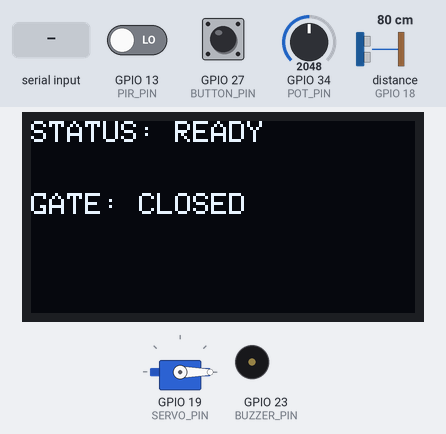
A sketch run on a simulated ESP32. On the bench: servo, 128×64 one-colour display, buzzer (waves = sounding, pin HIGH). Wiring (from diagram.json): ultrasonic range finder: trigger GPIO 5; echo GPIO 18. The test bench sets the inputs (shaded band); at power-on: GPIO 13 (PIR_PIN) LOW, GPIO 27 (BUTTON_PIN) HIGH, distance to the obstacle (sensor on GPIO 18) 80 cm, GPIO 34 (POT_PIN) = 2048. The echo pulse lasts 58.3 µs per cm; pins used as bus, display or sensor lines are not drawn; what the sketch prints to the serial monitor is not drawn.

Above: at 2.2 s.
2.3 s: GPIO 13 (PIR_PIN) driven HIGH
At 2.77 s:
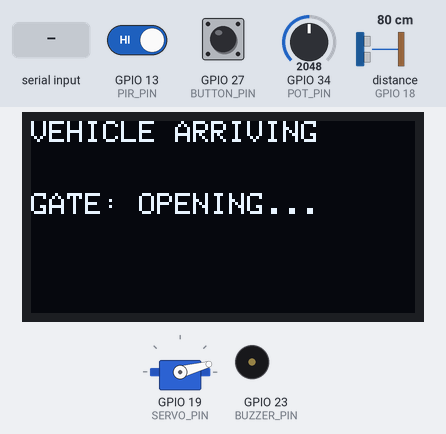
4.7 s: "OPEN\n" received over Serial
At 4.88 s:
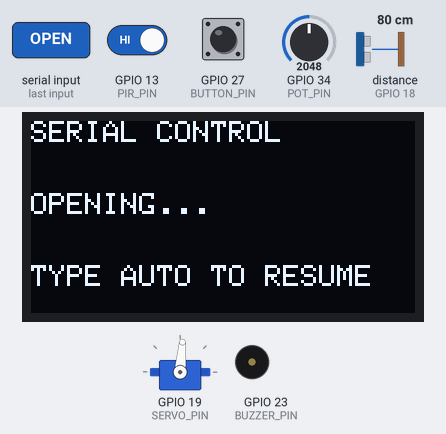
7.1 s: GPIO 27 (BUTTON_PIN) pulled LOW for 3.2 s
At 11.0 s:
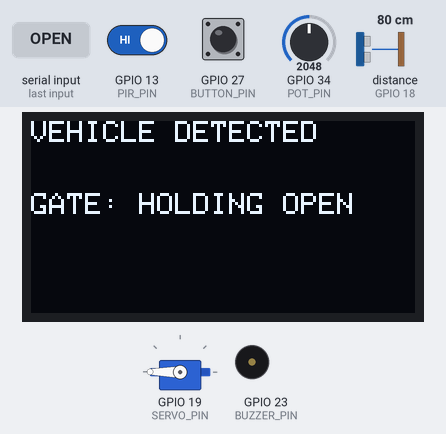
11.8 s: "CLOSE\n" received over Serial
At 11.99 s:
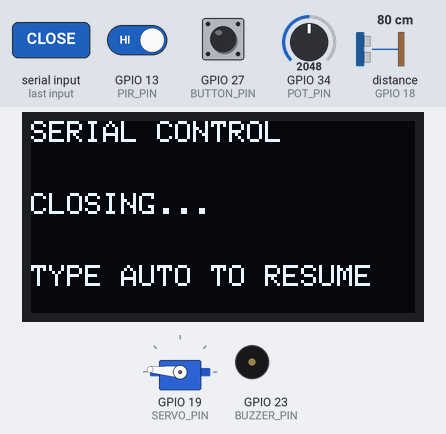
14.2 s: distance to the obstacle (sensor on GPIO 18) set to 22 cm
16.9 s: distance to the obstacle (sensor on GPIO 18) set to 19 cm
At 17.13 s:
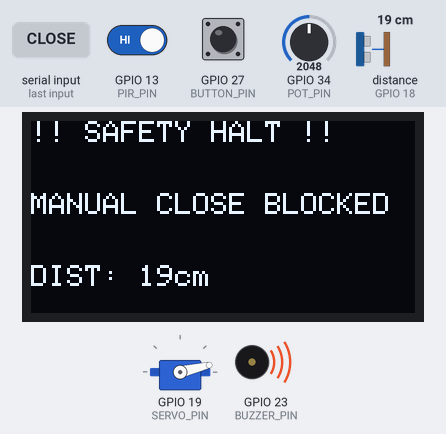
Timing chart, 0 to 23.7 s (numbered marks = the images above; inputs shaded):
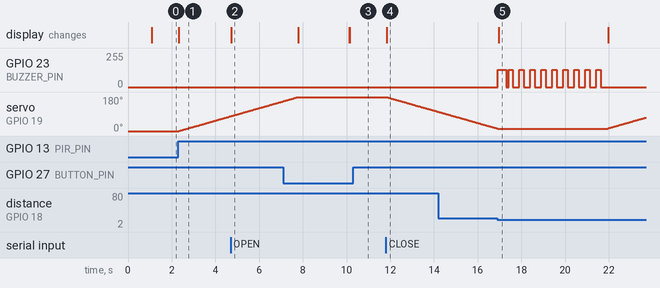

Measured:
- the behaviour switches between 21 and 20 cm on distance to the obstacle (sensor on GPIO 18) (found by bisection; images 4 and 5)
- after the input at 2.3 s, servo on GPIO 19 (SERVO_PIN): moves from 0° to 79° over 2.4 s, starting at once; the display: changes at once (image 1)
- after the input at 4.7 s, the display: changes at once (image 2)
- after the input at 11.8 s, servo on GPIO 19 (SERVO_PIN): moves from 180° to 102° over 2.3 s, starting at once; the display: changes at once (image 4)
- after the input at 16.9 s, GPIO 23 (BUZZER_PIN): goes 128/255 0.40 s, 0/255 0.10 s, 8 × (128/255 0.20 s, 0/255 0.30 s), 128/255 0.20 s, then 0/255, starting at once; the display: changes after 0.05 s (image 5)

The sketch:

sketch.ino
```cpp
/**
 * @file gate_controller.ino
 * @brief Scenario 1 - Secure Industrial Loading Gate (ESP32).
 * @details A simple, non-blocking state machine that controls a servo gate.
 *          Three mode groups are implemented:
 *            - Autonomous : open / close the gate based on the PIR sensor.
 *            - Manual     : an operator drives the gate by hand with a button.
 *            - Safety     : halt, retreat and lock out when an obstruction
 *                           is found while the gate is closing.
 *
 *          Design challenge (recovery routine) chosen for this build:
 *            First obstruction -> HALT -> retreat to open -> wait -> AUTO RETRY.
 *            Second obstruction -> HALT -> retreat -> LOCKOUT until a worker
 *            presses the reset button AND the lane is confirmed clear.
 *
 *          Module: COMP50069 - Hardware, Microcontrollers and Sensors
 */

#include <Wire.h>
#include <Adafruit_GFX.h>
#include <Adafruit_SSD1306.h>
#include <ESP32Servo.h>

/* ------------------------- Pin assignments ------------------------- */
#define PIR_PIN     13   // Motion sensor        (digital input)
#define TRIG_PIN    5    // Ultrasonic trigger   (digital output)
#define ECHO_PIN    18   // Ultrasonic echo      (digital input)
#define BUZZER_PIN  23   // Buzzer               (PWM output)
#define SERVO_PIN   19   // Gate servo           (PWM output)
#define POT_PIN     34   // Potentiometer        (analogue input / ADC)
#define BUTTON_PIN  27   // Reset / mode button  (digital input, pull-up)

/* ------------------------- OLED display --------------------------- */
#define SCREEN_WIDTH  128
#define SCREEN_HEIGHT 64
Adafruit_SSD1306 display(SCREEN_WIDTH, SCREEN_HEIGHT, &Wire, -1);

/* ------------------------- Actuators ------------------------------ */
Servo   gateServo;   // gate mechanism
ESP32PWM buzzerPWM;  // buzzer on its own PWM timer (kept away from the servo)

/* ------------------------- Constants ------------------------------ */
#define OPEN_ANGLE     180    // servo angle for a fully open gate
#define CLOSED_ANGLE   0      // servo angle for a fully closed gate
#define STEP_MS        30     // ms per 1-degree step (higher = slower sweep)
#define SENSE_MS       50     // how often the ultrasonic sensor is pinged
#define SAFE_DIST_CM   20     // stop closing if something is closer than this
#define HOLD_LONG_MS   3000   // button hold time to enter/exit manual mode
#define DEBOUNCE_MS    50     // ignore presses shorter than this
#define HALT_TIME_MS   5000   // how long to freeze + chirp before retreating
#define RETRY_WAIT_MS  5000   // wait before first automatic closing retry

/* ------------------------- System states -------------------------- */
enum GateState {
  IDLE_OPEN,      // gate open, waiting for the vehicle to leave
  CLOSING,        // gate moving to the closed position
  CLOSED,         // gate fully closed
  OPENING,        // gate moving to the open position
  SAFETY_HALT,    // obstruction found while closing -> frozen + chirping
  RETREATING,     // moving back to open after a halt
  RETRY_WAIT,     // first obstruction recovery delay before retry
  LOCKOUT,        // second obstruction recovery requires reset
  MANUAL_MODE     // operator controls the gate by hand
};
GateState state = CLOSED;   // gate boots secured (closed), opens on vehicle

/* ------------------------- Button events -------------------------- */
enum ButtonEvent { BTN_NONE, BTN_TAP, BTN_HOLD };

/* ------------------------- Live variables ------------------------- */
int   gateAngle    = CLOSED_ANGLE;   // current servo position (boots closed)
int   holdOpenMs   = 5000;           // hold-open delay, set by the potentiometer
int   safeDistCm   = SAFE_DIST_CM;   // safety distance, tunable over serial
int   stepMs       = STEP_MS;        // servo step delay, tunable over serial (SPEED)
float lastDistance = 0;              // last ultrasonic reading (cm)
bool  lastMotion   = false;          // last PIR reading

/* ------------------------- Non-blocking timers ------------------- */
unsigned long lastStepTime   = 0;   // paces the servo sweep
unsigned long lastSenseTime  = 0;   // paces the ultrasonic sensor
unsigned long holdTimer      = 0;   // times the hold-open delay
unsigned long beepEndTime    = 0;   // when the current beep should stop
unsigned long beepTimer      = 0;   // spaces out repeated alarm chirps
unsigned long safetyStart    = 0;   // when the safety halt began
unsigned long retryWaitStart = 0;   // when retry wait began
bool          beepOn         = false;

/* ------------------------- Button tracking ----------------------- */
bool          btnPrev      = HIGH; // previous raw button level
unsigned long btnDownAt    = 0;    // when the button went down
bool          longFired    = false;// long-press already reported this hold
int           manualTarget = -1;   // target angle while toggling in manual mode
int           obstructionCount = 0; // strikes in the current recovery (0..2)
int           obstacleCounter  = 0; // consecutive close readings (debounce)

/* ------------------------- Hardware timer (interrupt) ------------ */
hw_timer_t   *statusTimer = NULL;
volatile bool serialDue   = false; // set by the ISR, cleared in loop()

/**
 * @brief Hardware timer interrupt, fires every 500 ms.
 * @details It only raises a flag. The slow work (printing) is done later in
 *          loop() so the interrupt stays extremely short.
 * @param None
 * @return void
 */
void IRAM_ATTR onStatusTimer() {
  serialDue = true;
}

/**
 * @brief Convert a state value into readable text for the serial log.
 * @param s The current GateState value.
 * @return const char* Text name of the state.
 */
const char *stateName(GateState s) {
  switch (s) {
    case IDLE_OPEN:   return "IDLE_OPEN";
    case CLOSING:     return "CLOSING";
    case CLOSED:      return "CLOSED";
    case OPENING:     return "OPENING";
    case SAFETY_HALT: return "SAFETY_HALT";
    case RETREATING:  return "RETREATING";
    case RETRY_WAIT:  return "RETRY_WAIT";
    case LOCKOUT:     return "LOCKOUT";
    case MANUAL_MODE: return "MANUAL_MODE";
  }
  return "UNKNOWN";
}

/**
 * @brief Start a beep without blocking the loop.
 * @param freq Tone frequency in Hz.
 * @param ms   How long the beep should last in milliseconds.
 * @return void
 */
void beep(int freq, int ms) {
  buzzerPWM.writeTone(freq);
  buzzerPWM.write(1 << 7);      // 128 = 50% duty at 8-bit resolution
  beepEndTime = millis() + ms;
  beepOn = true;
}

/**
 * @brief Silence the buzzer.
 * @param None
 * @return void
 */
void stopBeep() {
  buzzerPWM.write(0);
  beepOn = false;
}

/**
 * @brief Show three lines of text on the OLED.
 * @param l1 Top line.
 * @param l2 Middle line.
 * @param l3 Bottom line.
 * @return void
 */
void showOLED(String l1, String l2, String l3) {
  display.clearDisplay();
  display.setTextSize(1);
  display.setTextColor(WHITE);
  display.setCursor(0, 0);  display.println(l1);
  display.setCursor(0, 24); display.println(l2);
  display.setCursor(0, 48); display.println(l3);
  display.display();
}

/**
 * @brief Read the potentiometer (ADC) and map it to the hold-open delay.
 * @details The ADC returns 0-4095; this is mapped to 2-15 seconds so a
 *          supervisor can tune the delay live without changing the code.
 * @param None
 * @return void
 */
void readPot() {
  int raw = analogRead(POT_PIN);
  holdOpenMs = map(raw, 0, 4095, 2000, 15000);
}

/**
 * @brief Measure distance with the ultrasonic sensor.
 * @details Sends a 10 us pulse and times the echo. A 25 ms timeout stops
 *          pulseIn() from blocking the loop when no echo comes back.
 * @param None
 * @return float Distance in cm, or 0 if nothing was detected.
 */
float readDistance() {
  digitalWrite(TRIG_PIN, LOW);
  delayMicroseconds(2);
  digitalWrite(TRIG_PIN, HIGH);
  delayMicroseconds(10);
  digitalWrite(TRIG_PIN, LOW);

  long dur = pulseIn(ECHO_PIN, HIGH, 25000);
  if (dur == 0) return 0;
  return dur * 0.0343 / 2.0;
}

/**
 * @brief Move the gate one degree toward a target angle (non-blocking).
 * @details Advances one degree every stepMs milliseconds, so the sweep speed
 *          is set by the SPEED value and stays smooth and even throughout.
 * @param target The angle we want the gate to reach.
 * @return bool True once the gate has reached the target angle.
 */
bool stepGate(int target) {
  if (gateAngle == target) return true;

  if (millis() - lastStepTime >= (unsigned long)stepMs) {
    lastStepTime = millis();
    gateAngle += (target > gateAngle) ? 1 : -1;   // one degree per step
    gateServo.write(gateAngle);
  }
  return gateAngle == target;
}

/* ------------------------- Serial (UART) ------------------------- */

/**
 * @brief Print one line of live status over the serial terminal.
 * @param None
 * @return void
 */
void printStatus() {
  Serial.print("STATE=");    Serial.print(stateName(state));
  Serial.print(" ANGLE=");   Serial.print(gateAngle);
  Serial.print(" DIST=");    Serial.print(lastDistance, 1);
  Serial.print(" MOTION=");  Serial.print(lastMotion ? 1 : 0);
  Serial.print(" HOLD_MS="); Serial.print(holdOpenMs);
  Serial.print(" SAFEDIST=");Serial.print(safeDistCm);
  Serial.print(" SPEED=");   Serial.println(stepMs);
}

/**
 * @brief Handle configuration and control commands from the serial terminal.
 * @details Supported: STATUS, OPEN, CLOSE, AUTO, SAFEDIST=<cm>, SPEED=<ms>, HELP.
 * @param None
 * @return void
 */
void handleSerial() {
  if (!Serial.available()) return;

  String cmd = Serial.readStringUntil('\n');
  cmd.trim();
  if (cmd.length() == 0) return;

  if (cmd.equalsIgnoreCase("STATUS")) {
    printStatus();
  } else if (cmd.startsWith("SAFEDIST=")) {
    int v = cmd.substring(9).toInt();
    if (v > 0 && v < 500) {
      safeDistCm = v;
      Serial.print("OK SAFEDIST="); Serial.println(safeDistCm);
    } else {
      Serial.println("ERR range 1-499");
    }
  } else if (cmd.equalsIgnoreCase("OPEN")) {
    if (state != SAFETY_HALT && state != RETREATING && state != LOCKOUT) {
      state = MANUAL_MODE; manualTarget = OPEN_ANGLE;
      Serial.println("OK MANUAL OPEN");
      showOLED("SERIAL CONTROL", "OPENING...", "TYPE AUTO TO RESUME");
    } else {
      Serial.println("ERR busy (safety active)");
    }
  } else if (cmd.equalsIgnoreCase("CLOSE")) {
    if (state != SAFETY_HALT && state != RETREATING && state != LOCKOUT) {
      state = MANUAL_MODE; manualTarget = CLOSED_ANGLE;
      Serial.println("OK MANUAL CLOSE");
      showOLED("SERIAL CONTROL", "CLOSING...", "TYPE AUTO TO RESUME");
    } else {
      Serial.println("ERR busy (safety active)");
    }
  } else if (cmd.equalsIgnoreCase("AUTO")) {
    if (state == MANUAL_MODE) {
      state = (gateAngle >= OPEN_ANGLE) ? IDLE_OPEN : CLOSED;
      manualTarget = -1; holdTimer = millis();
      Serial.println("OK AUTO RESUMED");
      showOLED("SERIAL CONTROL", "AUTO RESUMED", "");
    } else {
      Serial.println("OK already in auto mode");
    }
  } else if (cmd.startsWith("SPEED=")) {
    int v = cmd.substring(6).toInt();
    if (v >= 5 && v <= 200) {
      stepMs = v;
      Serial.print("OK SPEED="); Serial.print(stepMs); Serial.println(" ms/deg");
    } else {
      Serial.println("ERR SPEED range 5-200 ms/deg");
    }
  } else if (cmd.equalsIgnoreCase("HELP")) {
    Serial.println("Commands: STATUS | OPEN | CLOSE | AUTO | SAFEDIST=<cm> | SPEED=<ms> | HELP");
  } else {
    Serial.println("ERR unknown command, send HELP");
  }
}

/* ------------------------- Button ------------------------------- */

/**
 * @brief Read the button and report a short tap or a 3-second hold.
 * @details Uses INPUT_PULLUP, so a press reads LOW. A basic debounce filters
 *          out very short glitches.
 * @param None
 * @return ButtonEvent BTN_NONE, BTN_TAP or BTN_HOLD.
 */
ButtonEvent readButton() {
  bool raw = digitalRead(BUTTON_PIN);
  ButtonEvent evt = BTN_NONE;

  if (raw == LOW && btnPrev == HIGH) {                 // just pressed
    btnDownAt = millis();
    longFired = false;
  } else if (raw == LOW && !longFired &&
             millis() - btnDownAt >= HOLD_LONG_MS) {    // held 3 s
    longFired = true;
    evt = BTN_HOLD;
  } else if (raw == HIGH && btnPrev == LOW) {           // just released
    if (!longFired && millis() - btnDownAt >= DEBOUNCE_MS) evt = BTN_TAP;
  }

  btnPrev = raw;
  return evt;
}

/* ------------------------- Setup -------------------------------- */

/**
 * @brief Initialise pins, peripherals, the servo, buzzer and hardware timer.
 * @param None
 * @return void
 */
void setup() {
  Serial.begin(115200);

  pinMode(PIR_PIN,   INPUT_PULLDOWN); // floating/disconnected reads LOW, not a false 1
  pinMode(TRIG_PIN,  OUTPUT);
  pinMode(ECHO_PIN,  INPUT);
  pinMode(POT_PIN,   INPUT);
  pinMode(BUTTON_PIN, INPUT_PULLUP);

  // Servo on its own PWM timer
  ESP32PWM::allocateTimer(0);
  gateServo.setPeriodHertz(50);
  gateServo.attach(SERVO_PIN, 500, 2400);
  gateServo.write(CLOSED_ANGLE);

  // Buzzer on a separate PWM timer (so beeping never disturbs the servo)
  ESP32PWM::allocateTimer(1);
  buzzerPWM.attachPin(BUZZER_PIN, 2000, 8);
  buzzerPWM.write(0);

  // OLED
  if (!display.begin(SSD1306_SWITCHCAPVCC, 0x3C)) {
    Serial.println("OLED init failed");
    for (;;);   // stop here if the display is missing
  }
  showOLED("GATE CONTROLLER", "BOOTING...", "");
  delay(1000);  // one-off splash only; the main loop never uses delay()

  // Hardware timer -> raise the serial flag every 500 ms
  statusTimer = timerBegin(1000000);              // 1 MHz -> 1 tick = 1 us
  timerAttachInterrupt(statusTimer, &onStatusTimer);
  timerAlarm(statusTimer, 500000, true, 0);       // 500,000 us = 500 ms

  holdTimer = millis();
  Serial.println("Ready. Send HELP for commands.");
  showOLED("STATUS: READY", "GATE: CLOSED", "");
}

/* ------------------------- Main loop ---------------------------- */

/**
 * @brief Main non-blocking loop: read sensors, then run the state machine.
 * @param None
 * @return void
 */
void loop() {
  // 1) Read the cheap inputs every pass
  readPot();
  lastMotion = digitalRead(PIR_PIN);

  // 1b) Ping the ultrasonic sensor on a fixed schedule only (non-blocking).
  //     Doing this here instead of 5 blocking reads per loop is what keeps
  //     the servo sweep fast and smooth.
  bool newReading = false;
  if (millis() - lastSenseTime >= SENSE_MS) {
    lastSenseTime = millis();
    lastDistance  = readDistance();
    newReading    = true;
  }

  // 2) Serial: handle commands and print status when the timer flags it
  handleSerial();
  if (serialDue) {
    serialDue = false;
    printStatus();
  }

  // 3) Turn the buzzer off once its beep time is up
  if (beepOn && millis() >= beepEndTime) stopBeep();

  // 4) Button: a 3 s hold enters or leaves manual mode
  ButtonEvent evt = readButton();
  if (evt == BTN_HOLD) {
    if (state == MANUAL_MODE) {
      state = (gateAngle >= OPEN_ANGLE) ? IDLE_OPEN : CLOSED;  // resume auto
      holdTimer = millis();
      showOLED("MANUAL OFF", "AUTO RESUMED", "");
    } else if (state != SAFETY_HALT && state != RETREATING && state != LOCKOUT) {
      state = MANUAL_MODE;                                     // enter manual
      manualTarget = -1;
      showOLED("MANUAL ON", "TAP: TOGGLE", "HOLD 3s: EXIT");
    }
    return;   // one action per hold
  }

  // 5) Run the current state
  switch (state) {

    case IDLE_OPEN:
      if (lastMotion) {                       // vehicle present -> keep open
        holdTimer = millis();
        showOLED("VEHICLE DETECTED", "GATE: HOLDING OPEN", "");
      }
      if (!lastMotion && millis() - holdTimer > (unsigned long)holdOpenMs) {
        state = CLOSING;
        showOLED("CLOSING GATE...", "CHECK CLEARANCE", "");
      }
      break;

    case CLOSING:
      // Safety check runs on each fresh ultrasonic reading.
      //   close reading (<= safe)      -> add a strike
      //   confirmed clear reading (> safe) -> reset strikes
      //   0 (echo timeout)             -> ignore, so one dropped ping can
      //                                   never wipe a real detection
      // Two strikes in a row (~100 ms) trigger the halt.
      if (newReading) {
        if (lastDistance > 0 && lastDistance <= safeDistCm) obstacleCounter++;
        else if (lastDistance > safeDistCm)                 obstacleCounter = 0;
      }

      if (obstacleCounter >= 2) {
        obstacleCounter = 0;
        obstructionCount++;
        if (obstructionCount > 2) obstructionCount = 2;

        state = SAFETY_HALT;
        safetyStart = millis();
        beepTimer   = millis();
        beep(2000, 400);
        showOLED("!! SAFETY HALT !!", "OBSTRUCTION!",
                 "DIST: " + String((int)lastDistance) + "cm");
        break;
      }

      if (stepGate(CLOSED_ANGLE)) {
        obstructionCount = 0;                 // clean close clears the strikes
        state = CLOSED;
        showOLED("GATE: CLOSED", "LANE SECURED", "");
      }
      break;

    case CLOSED:
      if (lastMotion) {
        state = OPENING;
        showOLED("VEHICLE ARRIVING", "GATE: OPENING...", "");
      }
      break;

    case OPENING:
      if (stepGate(OPEN_ANGLE)) {
        state = IDLE_OPEN;
        holdTimer = millis();
        showOLED("GATE: OPEN", "READY", "");
      }
      break;

    case SAFETY_HALT:
      // Freeze and chirp for a short window, then retreat to the safe position
      if (millis() - beepTimer > 500) {
        beep(2000, 200);
        beepTimer = millis();
      }
      if (millis() - safetyStart >= HALT_TIME_MS) {
        stopBeep();
        state = RETREATING;
        showOLED("RETREATING", "MOVING TO OPEN", "");
      }
      break;

    case RETREATING:
      if (stepGate(OPEN_ANGLE)) {
        if (obstructionCount == 1) {          // first strike -> auto retry
          retryWaitStart = millis();
          state = RETRY_WAIT;
          showOLED("GATE SAFE", "WAITING 5 SEC", "AUTO RETRY");
        } else {                              // second strike -> lockout
          state = LOCKOUT;
          beepTimer = millis();
          beep(1000, 300);
          showOLED("LOCKOUT", "CLEAR THE LANE", "PRESS RESET BTN");
        }
      }
      break;

    case RETRY_WAIT:
      if (millis() - retryWaitStart >= RETRY_WAIT_MS) {
        state = CLOSING;
        showOLED("SAFETY RETRY", "CLOSING AGAIN", "SENSOR ACTIVE");
      }
      break;

    case LOCKOUT:
      // Stay open. A worker must confirm the lane is clear with a button tap.
      if (millis() - beepTimer > 1500) {
        beep(1000, 150);
        beepTimer = millis();
      }
      if (evt == BTN_TAP) {
        if (lastDistance == 0 || lastDistance >= safeDistCm) {
          obstructionCount = 0;               // strikes cleared by the operator
          state = IDLE_OPEN;
          holdTimer = millis();
          beep(1500, 200);
          showOLED("RESET OK", "AUTO RESUMED", "");
        } else {
          showOLED("STILL BLOCKED", "CLEAR THE LANE", "THEN PRESS RESET");
        }
      }
      break;

    case MANUAL_MODE:
      // A tap starts a toggle; then the gate steps toward the new target
      if (evt == BTN_TAP && manualTarget == -1) {
        manualTarget = (gateAngle >= OPEN_ANGLE) ? CLOSED_ANGLE : OPEN_ANGLE;
        showOLED("MANUAL MODE",
                 manualTarget == OPEN_ANGLE ? "OPENING..." : "CLOSING...", "");
      }

      // Keep the ultrasonic safety check active during manual closing.
      // Manual opening is allowed because it moves the gate away from danger.
      if (manualTarget == CLOSED_ANGLE &&
          lastDistance > 0 && lastDistance <= safeDistCm) {
        manualTarget = -1;
        state = SAFETY_HALT;
        safetyStart = millis();
        beepTimer = millis();
        beep(2000, 400);
        showOLED("!! SAFETY HALT !!", "MANUAL CLOSE BLOCKED",
                 "DIST: " + String((int)lastDistance) + "cm");
        break;
      }

      if (manualTarget != -1 && stepGate(manualTarget)) {
        showOLED("MANUAL MODE",
                 gateAngle >= OPEN_ANGLE ? "GATE: OPEN" : "GATE: CLOSED",
                 "TAP:TOGGLE HOLD:EXIT");
        manualTarget = -1;
      }
      break;
  }
}
```
